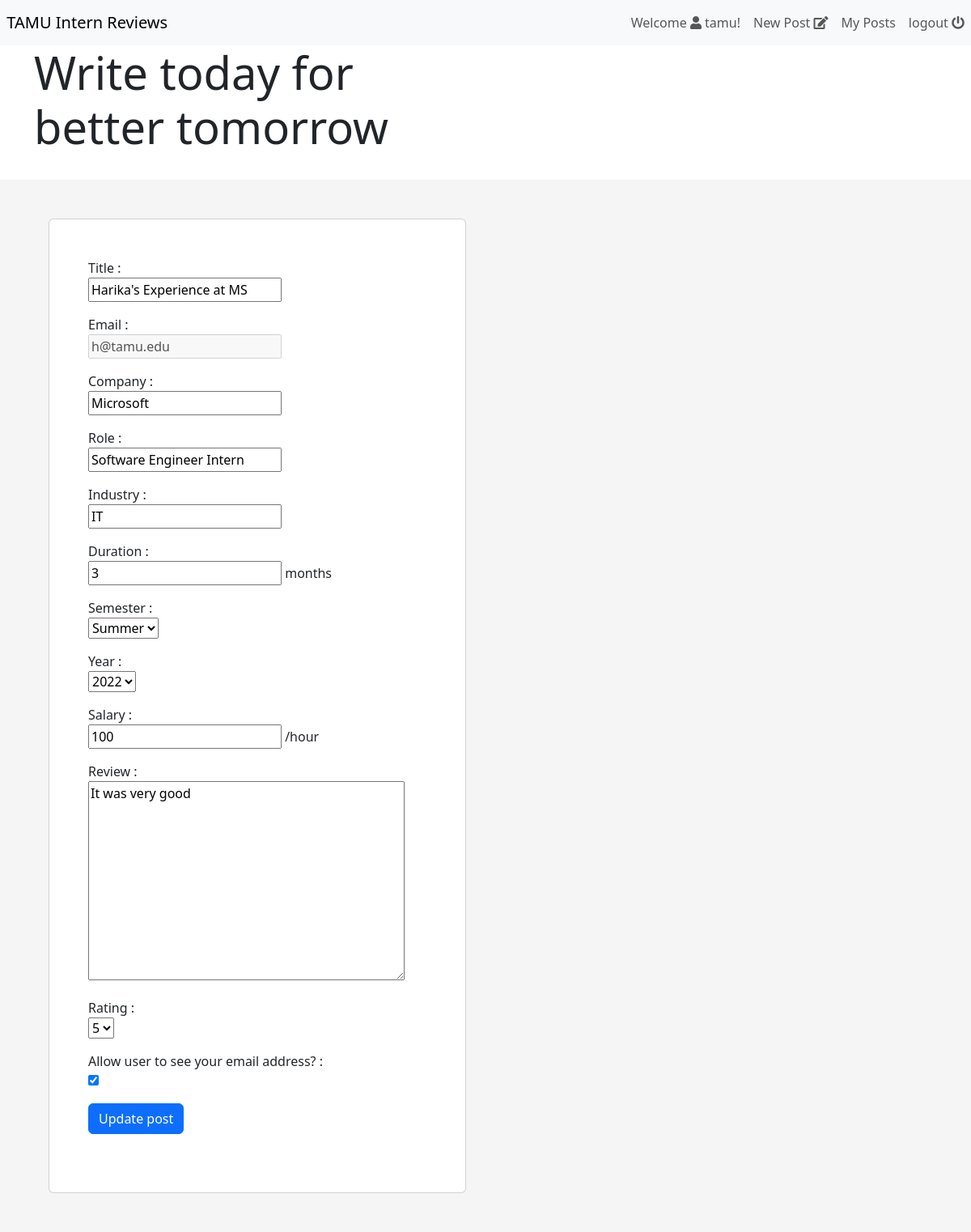
Page /post/edit/3 (signed in) on the committed database.
### post/models.py (models this page shows, shortened)
class Post(models.Model):
    company = models.CharField(max_length=150)
    role = models.CharField(max_length=150)
    title = models.CharField(max_length=150)
    review = models.CharField(max_length=500)
    rating = models.IntegerField()
    duration = models.IntegerField()
    semester = models.CharField(max_length=15)
    year = models.PositiveIntegerField(default=current_year(), validators=[
                                       MinValueValidator(2013), max_value_current_year])
    salary = models.PositiveIntegerField(blank=True, null=True)
    industry = models.CharField(max_length=150, blank=True, null=True)
    email = models.EmailField(help_text='Enter your Texas A&M email')
    created_date = models.DateTimeField(auto_now_add=True)
    modified_date = models.DateTimeField(auto_now=True)
    show_email = models.BooleanField()
    objects = models.Manager()

class Semester(models.Model):
    semester = models.CharField(max_length=15)
    def __str__(self):
        return self.semester
    objects = models.Manager()

### post/views.py (the view)
# urls.py: path('post/edit/<int:id>', views.edit_post, name='edit_post'),
def edit_post(request, id):
    selected_post = Post.objects.get(id=id)
    post_form = PostForm(initial={
        'company': selected_post.company,
        'role': selected_post.role,
        'title': selected_post.title,
        'review': selected_post.review,
        'rating': selected_post.rating,
        'duration': selected_post.duration,
        'semester': selected_post.semester,
        'year': selected_post.year,
        'salary': selected_post.salary,
        'industry': selected_post.industry,
        'email': selected_post.email,
        'show_email': selected_post.show_email
    })
    print(selected_post.semester)
    if request.method == "POST":
        post_form = PostForm(request.POST, instance=selected_post)
        if post_form.is_valid():
            post_form.save()
            messages.success(request, f'Post updated')
            return redirect('/posts')
    return render(request, 'post/update.html', {'form': post_form})

### post/forms.py
class PostForm(forms.ModelForm):
    semester = forms.ModelChoiceField(
        queryset=Semester.objects.all(), to_field_name='semester')
    review = forms.CharField(widget=forms.Textarea)
    rating = forms.ChoiceField(
        choices=((1, 1), (2, 2), (3, 3), (4, 4), (5, 5)))
    email = forms.EmailField(disabled=True)
    duration = forms.IntegerField(help_text="months")
    year = forms.TypedChoiceField(
        coerce=int, choices=year_choices, initial=current_year)
    salary = forms.IntegerField(help_text="/hour")
    class Meta:
        model = Post
        fields = ['title', 'email',
                  'company', 'role', 'industry',
                  'duration',
                  'semester', 'year', 'salary',
                  'review', 'rating', 'show_email']
        labels = {"show_email": "Allow user to see your email address?"}

### post/forms.py (called while the page is built)
def current_year():
    return datetime.date.today().year

def year_choices():
    return [(r, r) for r in range(current_year()-10, current_year()+1)]

### post/templates/post/update.html (shortened to what this page needs)
{% extends "../registration/home.html" %} {% block content %}
<div
  class="px-4 py-5 px-md-5 text-center text-lg-start"
  style="background-color: hsl(0, 0%, 96%)"
>
  <div class="container">
    <div class="row gx-lg-5 align-items-center">
      <div class="col-lg-6 mb-5 mb-lg-0">
        <div class="card">
          <div class="card-body py-5 px-md-5">
            <form action="" method="POST">
              {% for field in form %}
              <div>
                <p>
                  {{ field.label }} :<br />
                  {{ field }}
                  <span class="">{{field.help_text}}</span>
                </p>
              </div>
              {% endfor %}
              <button type="submit" class="btn btn-primary btn-block mb-4">
                Update post
              </button>
            </form>
          </div>
        </div>
      </div>
    </div>
  </div>
</div>
{% endblock content %}

### templates/registration/home.html (shortened to what this page needs)
<!DOCTYPE html>
<html>
  <head>
    {% load bootstrap5 %}
    {% bootstrap_css %}
    {% load fontawesome_5 %}
    {% fontawesome_5_static %}
    {% load static %}
  </head>
  <body>
    {% if user.is_authenticated %}
    <nav class="navbar navbar-expand-sm navbar-light bg-light">
        &nbsp;&nbsp;<a class="navbar-brand justify-content-between " href="{% url 'list_posts' %}">TAMU Intern Reviews</a>
        <div class="collapse navbar-collapse justify-content-end" id="navbarText">
          <ul class="navbar-nav ml-auto mb-2 mb-lg-0">
            <li class="nav-item">
              <a class="nav-link" href="">Welcome <i class="fas fa-user"></i>&nbsp;{{ user.username }}!</a>
            </li>
            <li class="nav-item">
              <a class="nav-link" href="{% url 'create_post' %}">New Post&nbsp;<i class='fas fa-edit'></i></a>
              </li>
              <li class="nav-item">
                <a class="nav-link" href="{% url 'my_posts' %}">My Posts</a>
              </li>
            <li class="nav-item">
              <a class="nav-link" href="{% url 'logout' %}">logout&nbsp;<i class='fas fa-power-off'></i></a>
            </li>
          </ul>
        </div>
      </nav>
    <div class="container">
      <div class="row">
        <div class="col-sm-12 col-md-12 col-lg-6 pb-4">
          <h2 class="display-4 font-weight-bold">Write today for better tomorrow</h1>
        </div>
        <div class="col-sm-12 col-md-12 col-lg-6">
        </div>
      </div>
    </div>
  </body>
</html>
{% block content %}
{% endblock %}
{% else %}
    <div class="alert alert-success" role="alert">
        <h3>Welcome!</h3>
        <a href="{% url 'register' %}">Signup</a>
        <a href="{% url 'login' %}">Login</a>
    </div>
{% endif %}

### rows in the picture
Post: form "Harika's Experience at MS" "h@tamu.edu" "Microsoft" "Software Engineer Intern" "IT" "3" "2022" "100" "It was very good" "5" "☑"
Semester: form "Summer"

### other values in the picture
{{ user.username }} "tamu"
{{ field.label }} "Title" "Email" "Company" "Role" "Industry" "Duration" "Semester" "Year" "Salary" "Review" "Rating" "Allow user to see your email address?"
{{ field.help_text }} "months" "/hour"
